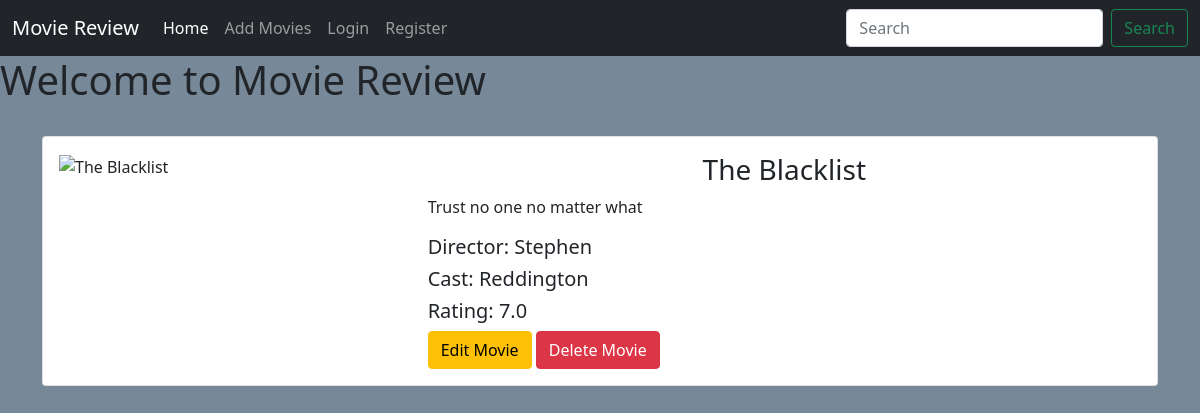
The page /details/1 on the database its author committed.
### main/models.py (models this page shows, shortened)
class Movie(models.Model):
    name = models.CharField(max_length=250)
    director = models.CharField(max_length=100)
    cast = models.CharField(max_length=1000)
    description = models.TextField(max_length=6000)
    release_date = models.DateField()
    averageRating = models.FloatField(default=0)
    image = models.URLField(default=None, null=True)

### main/views.py (the view)
# urls.py: path('details/<int:id>', views.details, name='details'),
def details(request, id):
    movie = Movie.objects.get(id=id)
    context = {
        "movie": movie
    }
    return render( request,'main/details.html', context)

### main/templates/main/details.html
{% extends 'main/base.html' %}
{% block content %}
<div class="container">
    <br>
    <div class="card">
        <div class="card-body">
        <div class="row">
            <div class="col-md-4">
                <img src="{{movie.image}}" alt="{{movie.name}}" class="img-fluid" width="80%">
            </div>
            <div class="col-md-8">
                <h3 class="text-center">
                    {{movie.name}}
                </h3>
                <p>{{movie.description}}</p>
                <h5>Director: {{movie.director}}</h5>
                <h5>Cast: {{movie.cast}}</h5>
                <h5>Rating: {{movie.averageRating}}</h5>
                <a href="{% url 'main:edit_movies' movie.id%}" class="btn btn-warning"> Edit Movie</a>
                <a href="{% url 'main:delete_movies' movie.id%}" class="btn btn-danger"> Delete Movie</a>
            </div>
        </div>
    </div>
    </div>
</div>
{% endblock %}

### main/static/css/main.css (style rules this page uses)
body { background-color: lightslategray; }

### rows shown on the page
Movie: name "The Blacklist", description "Trust no one no matter what", director "Stephen", cast "Reddington", averageRating "7.0"
